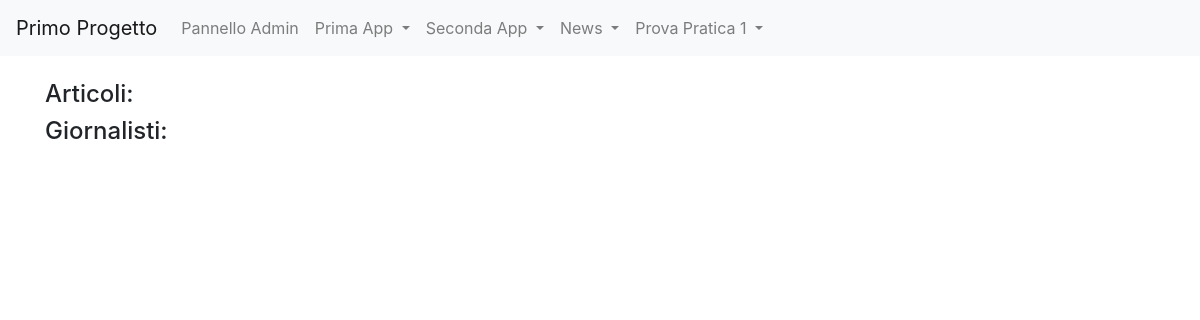
The app's page /news/homeview, older data.
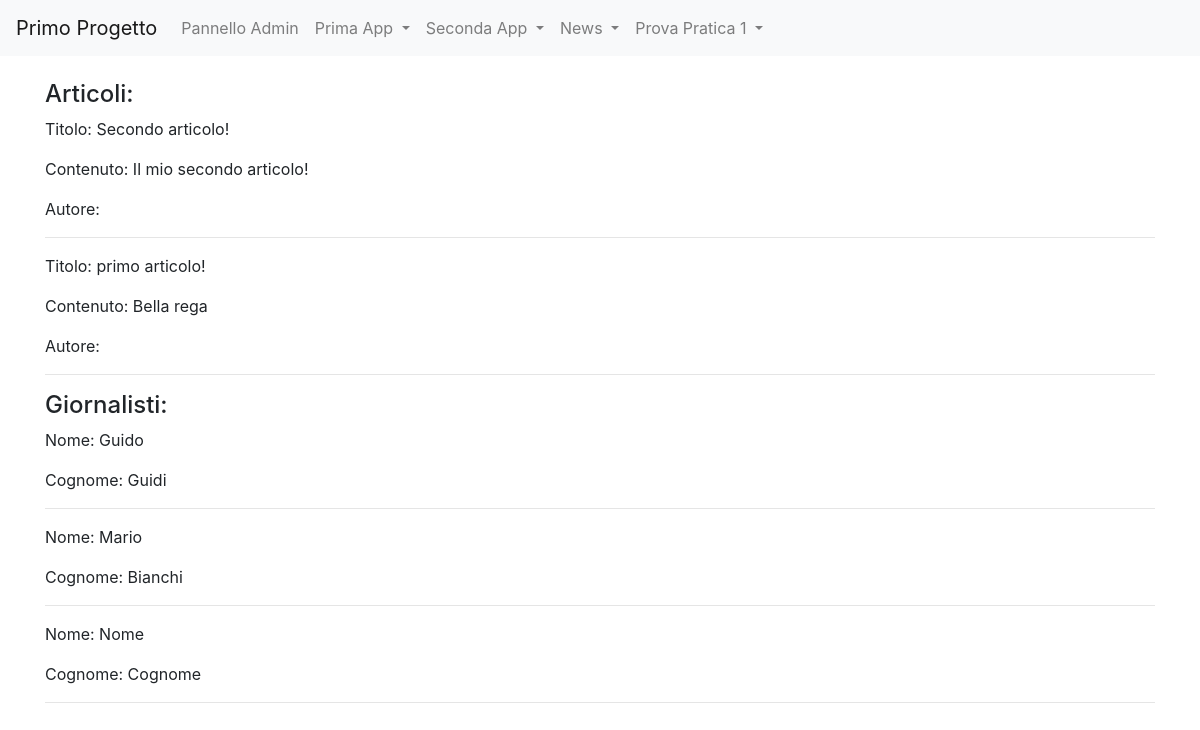
The same page, newer data.
### news/models.py (models this page shows, shortened)
class Articolo(models.Model):
    titolo = models.CharField(max_length=100)
    contenuto = models.TextField()
    giornalista = models.ForeignKey(Giornalista, on_delete = models.CASCADE, related_name="articoli")
    data = models.DateField(auto_now = True, blank = True)
    visualizzazioni = models.IntegerField(default = 0, blank = True)
    class Meta:
        verbose_name = "articolo"
        verbose_name_plural = "articoli"

class Giornalista(models.Model):
    nome = models.CharField(max_length=20)
    cognome = models.CharField(max_length=20)
    anno_di_nascita = models.DateField(blank = True)
    class Meta:
        verbose_name = "Giornalista"
        verbose_name_plural = "Giornalisti"

### news/views.py (the view)
# urls.py: path('homeview', homeview, name = 'homeview'),
def homeview(request):
    """
    # Utilizzo degli array per contenere gli elementi
    a = []
    g = []

    for art in Articolo.objects.all():
        a.append(art.titolo)

    for gio in Giornalista.objects.all():
        g.append(gio.nome)

    response = str(a) + "<br>" + str(g)
    print(response)

    return HttpResponse(f"<h1>{response}</h1>")
    """
    articoli = Articolo.objects.all()
    giornalisti = Giornalista.objects.all()
    context = {"articoli": articoli, "giornalisti": giornalisti}
    return render(request, "news_homepage.html", context)

### news/templates/news_homepage.html (shortened to what this page needs)
{% extends "base.html" %}
    {% block content %}
        <h4>Articoli:</h4>
        {% for articolo in articoli %}
            <p>Titolo: {{ articolo.titolo }} </p>
            <p>Contenuto: {{ articolo.contenuto }} </p>
            <p>Autore: {{ articolo.autore }} </p>
            <hr>
        {% endfor %}
    <h4>Giornalisti:</h4>
    {% for giornalista in giornalisti %}
        <p>Nome: {{ giornalista.nome }} </p>
        <p>Cognome: {{ giornalista.cognome }} </p>
        <hr>
    {% endfor %}
    {% endblock content %}

Row changes from the older to the newer data that the page shows:
added Articolo: titolo "Secondo articolo!", contenuto "Il mio secondo articolo!"
added Articolo: titolo "primo articolo!", contenuto "Bella rega"
added Giornalista: nome "Guido", cognome "Guidi"
added Giornalista: nome "Mario", cognome "Bianchi"
added Giornalista: nome "Nome", cognome "Cognome"
